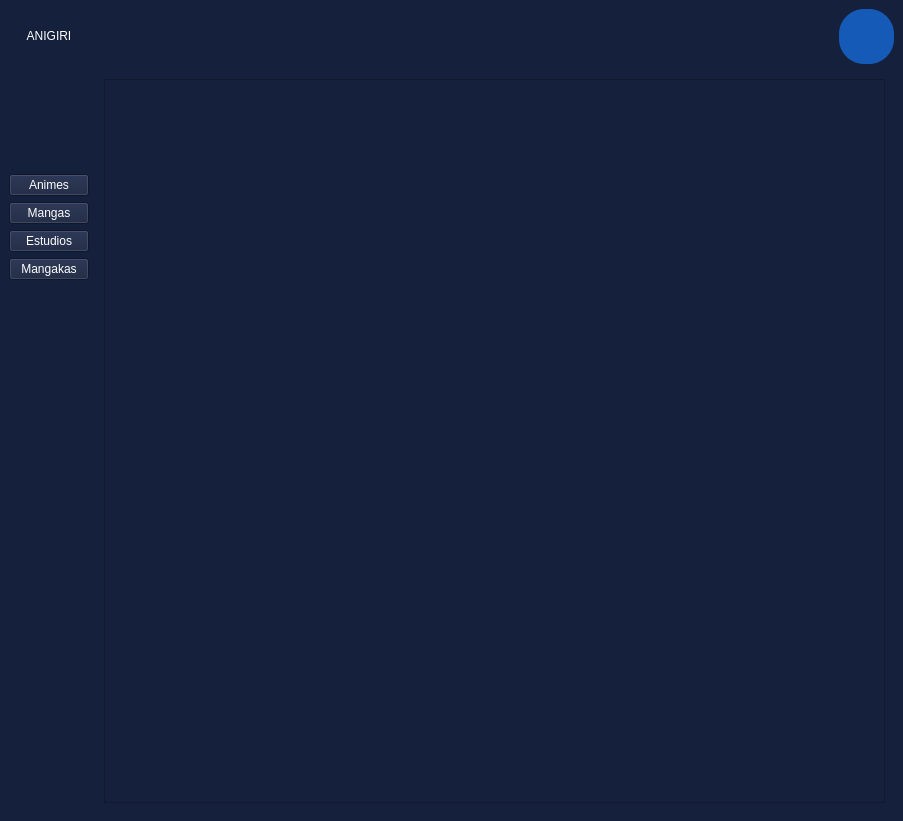
<?xml version="1.0" encoding="UTF-8"?>
<ui version="4.0">
 <class>MainWindow</class>
 <widget class="QMainWindow" name="MainWindow">
  <property name="geometry">
   <rect>
    <x>0</x>
    <y>0</y>
    <width>903</width>
    <height>821</height>
   </rect>
  </property>
  <property name="minimumSize">
   <size>
    <width>903</width>
    <height>821</height>
   </size>
  </property>
  <property name="maximumSize">
   <size>
    <width>903</width>
    <height>821</height>
   </size>
  </property>
  <property name="windowTitle">
   <string>MainWindow</string>
  </property>
  <property name="styleSheet">
   <string notr="true">background-color: rgb(21, 32, 60);</string>
  </property>
  <widget class="QWidget" name="centralwidget">
   <layout class="QGridLayout" name="gridLayout">
    <item row="17" column="1">
     <spacer name="verticalSpacer_5">
      <property name="orientation">
       <enum>Qt::Orientation::Vertical</enum>
      </property>
      <property name="sizeHint" stdset="0">
       <size>
        <width>20</width>
        <height>40</height>
       </size>
      </property>
     </spacer>
    </item>
    <item row="18" column="1">
     <spacer name="verticalSpacer_4">
      <property name="orientation">
       <enum>Qt::Orientation::Vertical</enum>
      </property>
      <property name="sizeHint" stdset="0">
       <size>
        <width>20</width>
        <height>40</height>
       </size>
      </property>
     </spacer>
    </item>
    <item row="0" column="3">
     <spacer name="horizontalSpacer">
      <property name="orientation">
       <enum>Qt::Orientation::Horizontal</enum>
      </property>
      <property name="sizeHint" stdset="0">
       <size>
        <width>40</width>
        <height>20</height>
       </size>
      </property>
     </spacer>
    </item>
    <item row="19" column="1">
     <spacer name="verticalSpacer_3">
      <property name="orientation">
       <enum>Qt::Orientation::Vertical</enum>
      </property>
      <property name="sizeHint" stdset="0">
       <size>
        <width>20</width>
        <height>40</height>
       </size>
      </property>
     </spacer>
    </item>
    <item row="16" column="1">
     <spacer name="verticalSpacer_6">
      <property name="orientation">
       <enum>Qt::Orientation::Vertical</enum>
      </property>
      <property name="sizeHint" stdset="0">
       <size>
        <width>20</width>
        <height>40</height>
       </size>
      </property>
     </spacer>
    </item>
    <item row="3" column="1">
     <spacer name="verticalSpacer">
      <property name="orientation">
       <enum>Qt::Orientation::Vertical</enum>
      </property>
      <property name="sizeHint" stdset="0">
       <size>
        <width>20</width>
        <height>40</height>
       </size>
      </property>
     </spacer>
    </item>
    <item row="6" column="1">
     <widget class="QPushButton" name="mangaButton">
      <property name="styleSheet">
       <string notr="true">color: rgb(255, 255, 255);</string>
      </property>
      <property name="text">
       <string>Mangas</string>
      </property>
     </widget>
    </item>
    <item row="5" column="1">
     <widget class="QPushButton" name="animeButton">
      <property name="styleSheet">
       <string notr="true">color: rgb(255, 255, 255);</string>
      </property>
      <property name="text">
       <string>Animes</string>
      </property>
     </widget>
    </item>
    <item row="3" column="2" rowspan="18" colspan="3">
     <layout class="QGridLayout" name="gridLayout_3">
      <item row="0" column="0">
       <widget class="QWidget" name="widget" native="true">
        <property name="styleSheet">
         <string notr="true"/>
        </property>
        <layout class="QGridLayout" name="gridLayout_2" columnstretch="0">
         <item row="0" column="0">
          <widget class="QListWidget" name="listWidget"/>
         </item>
        </layout>
       </widget>
      </item>
     </layout>
    </item>
    <item row="20" column="1">
     <spacer name="verticalSpacer_2">
      <property name="orientation">
       <enum>Qt::Orientation::Vertical</enum>
      </property>
      <property name="sizeHint" stdset="0">
       <size>
        <width>20</width>
        <height>40</height>
       </size>
      </property>
     </spacer>
    </item>
    <item row="1" column="3">
     <spacer name="horizontalSpacer_2">
      <property name="orientation">
       <enum>Qt::Orientation::Horizontal</enum>
      </property>
      <property name="sizeHint" stdset="0">
       <size>
        <width>40</width>
        <height>20</height>
       </size>
      </property>
     </spacer>
    </item>
    <item row="0" column="4" rowspan="2">
     <widget class="QPushButton" name="userButton">
      <property name="minimumSize">
       <size>
        <width>55</width>
        <height>55</height>
       </size>
      </property>
      <property name="styleSheet">
       <string notr="true">QPushButton {
    border-radius: 25px; 
    background-color: rgb(20, 90, 182); 
    color: white; 
    border: none; 
    font-size: 14px;
}</string>
      </property>
      <property name="text">
       <string/>
      </property>
      <property name="icon">
       <iconset theme="user-available"/>
      </property>
      <property name="iconSize">
       <size>
        <width>30</width>
        <height>30</height>
       </size>
      </property>
     </widget>
    </item>
    <item row="8" column="1">
     <widget class="QPushButton" name="mangakaButton">
      <property name="styleSheet">
       <string notr="true">color: rgb(255, 255, 255);</string>
      </property>
      <property name="text">
       <string>Mangakas</string>
      </property>
     </widget>
    </item>
    <item row="7" column="1">
     <widget class="QPushButton" name="estudioButton">
      <property name="styleSheet">
       <string notr="true">color: rgb(255, 255, 255);</string>
      </property>
      <property name="text">
       <string>Estudios</string>
      </property>
     </widget>
    </item>
    <item row="0" column="1" rowspan="2">
     <widget class="QPushButton" name="homeButton">
      <property name="styleSheet">
       <string notr="true">QPushButton {
    background: transparent; 
    border: none;
    color: white; 
	font: 24pt &quot;Pinky Show&quot;;
}

QPushButton:hover {
    background: transparent; 
}</string>
      </property>
      <property name="text">
       <string>ANIGIRI</string>
      </property>
     </widget>
    </item>
   </layout>
  </widget>
 </widget>
 <resources/>
 <connections/>
</ui>
